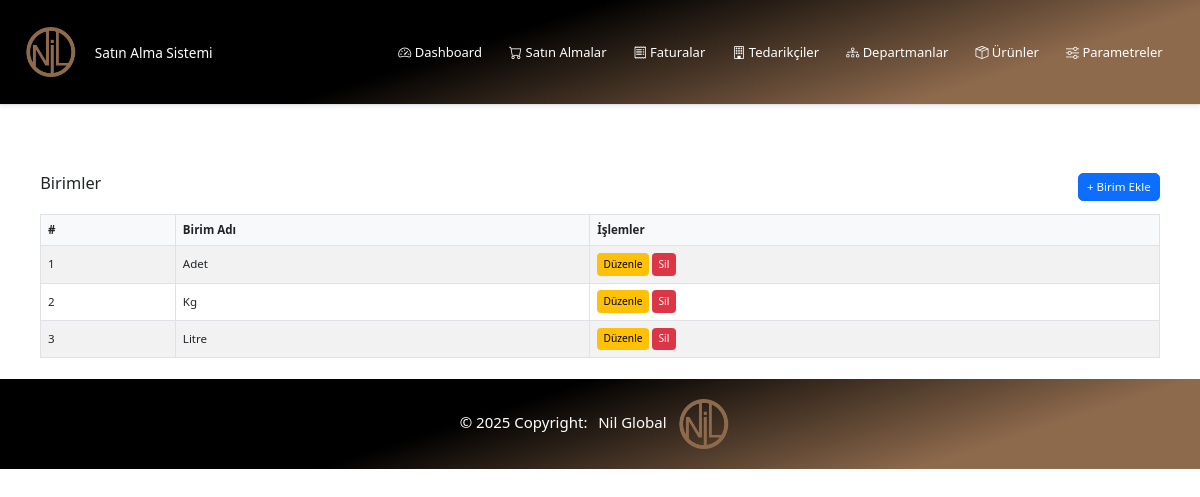
The app's page /parametreler/birim/ with its own data.
### parametreler/models.py (models this page shows, shortened)
class Birim(models.Model):
    ad = models.CharField(max_length=20, verbose_name="Birim Adı")
    created_at = models.DateTimeField(auto_now_add=True)
    updated_at = models.DateTimeField(auto_now=True)
    class Meta:
        verbose_name = "Birim"
        verbose_name_plural = "Birimler"
        ordering = ['ad']

### parametreler/views.py (the view)
# urls.py: path('birim/', views.birim_listesi, name='birim_listesi'),
def birim_listesi(request):
    birimler = Birim.objects.all()
    return render(request, 'parametreler/birim_listesi.html', {'birimler': birimler})

### parametreler/templates/parametreler/birim_listesi.html (shortened to what this page needs)
{% extends 'base.html' %}
{% block content %}
<div class="container mt-4">
    <div class="d-flex justify-content-between align-items-center mb-3">
        <h2>Birimler</h2>
        <a href="{% url 'parametreler:birim_ekle' %}" class="btn btn-primary">+ Birim Ekle</a>
    </div>
    <table class="table table-striped table-bordered">
        <thead>
            <tr>
                <th>#</th>
                <th>Birim Adı</th>
                <th>İşlemler</th>
            </tr>
        </thead>
        <tbody>
            {% for birim in birimler %}
            <tr>
                <td>{{ forloop.counter }}</td>
                <td>{{ birim.ad }}</td>
                <td>
                    <a href="{% url 'parametreler:birim_duzenle' birim.pk %}" class="btn btn-warning btn-sm">Düzenle</a>
                    <a href="{% url 'parametreler:birim_sil' birim.pk %}" class="btn btn-danger btn-sm">Sil</a>
                </td>
            </tr>
            {% empty %}
            <tr>
                <td colspan="3" class="text-center">Kayıtlı birim yok.</td>
            </tr>
            {% endfor %}
        </tbody>
    </table>
</div>
{% endblock %}

### static/css/style.css (style rules this page uses)
html, body { font-family: "Segoe UI", "Roboto", Arial, sans-serif; font-size: 0.85rem; line-height: 1.4; }
h2, .h2 { font-size: 1.2rem; }
.container { padding-top: 1rem; }
.table th { background-color: #f8f9fa; font-size: 0.85rem; font-weight: 600; padding: 0.5rem; }
.table td { padding: 0.5rem; vertical-align: middle; }
.btn { font-size: 0.85rem; padding: 0.3rem 0.6rem; }
.btn.btn-sm { font-size: 0.75rem; padding: 0.2rem 0.4rem; }

### records on screen
Birim: ad "Adet"
Birim: ad "Kg"
Birim: ad "Litre"
